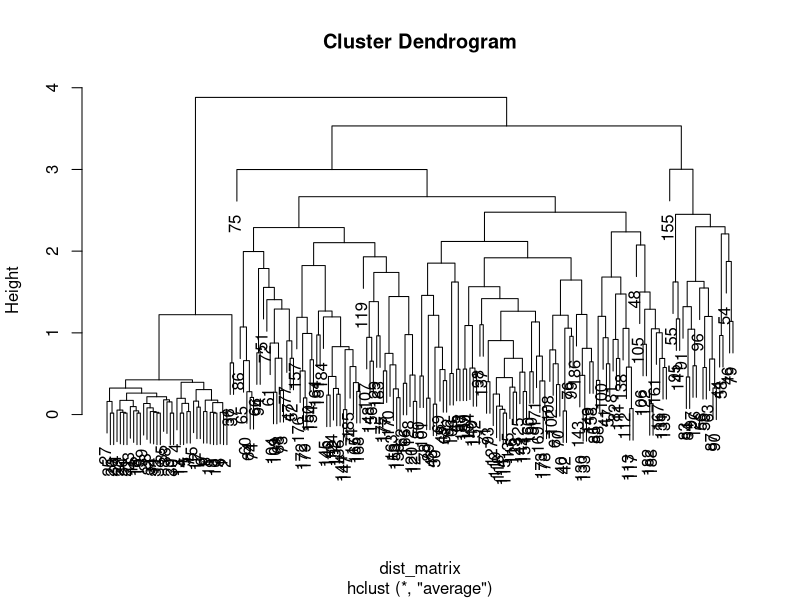

Reproduce this figure in R.
## ---- chunk 1
DF<-read.csv('input.csv',sep=';')
DF$list..<-NULL
head(DF)
## ---- chunk 2
print(colnames(DF))
## ---- chunk 3
head(summary(DF$favourite),n=10)
## ---- chunk 4
head(summary(DF$favourite),n=4)
## ---- chunk 5
superheroes=c("Joker","Batman","Avenger","Captain")
superherofans=NULL
for (hero in superheroes){
superherofans<-append(superherofans,subset(DF, grepl(hero,favourite)))
}
superherofans
## ---- chunk 6
#DF$Age
#DF$Age<-as.integer(as.factor(DF$Age))
#DF$Age<-scale(DF$Age)

#for (col in colnames(DF)){
#print('Doing')
#print(col)
#DF[col]<-as.integer(as.factor(DF[col]))
#DF[col]<-scale(DF[col])
#}
## ---- chunk 7
for (col in 1:ncol(DF)){
#print('Doing')
#print(col)
DF[,col]<-as.integer(as.factor(DF[,col]))
DF[,col]<-scale(DF[,col])
}
#str(DF)
dist_matrix=dist(DF,method='euclidean')
hclust_avg=hclust(dist_matrix,method='average')
plot(hclust_avg)
## ---- chunk 8
#cut_avg=cutree(hclust_avg,k=3)
#rect.hclust(hclust_avg,k=3,border=2:6)
#abline(h=3,col='red')
## ---- chunk 9
#avg_dend_obj=as.dendrogram(hclust_avg)
#suppressPackageStartupMessages(library(dendextend))
#avg_col_dend=color_branches(avg_dend_obj,h=3)
#plot(avg_col_dend)




